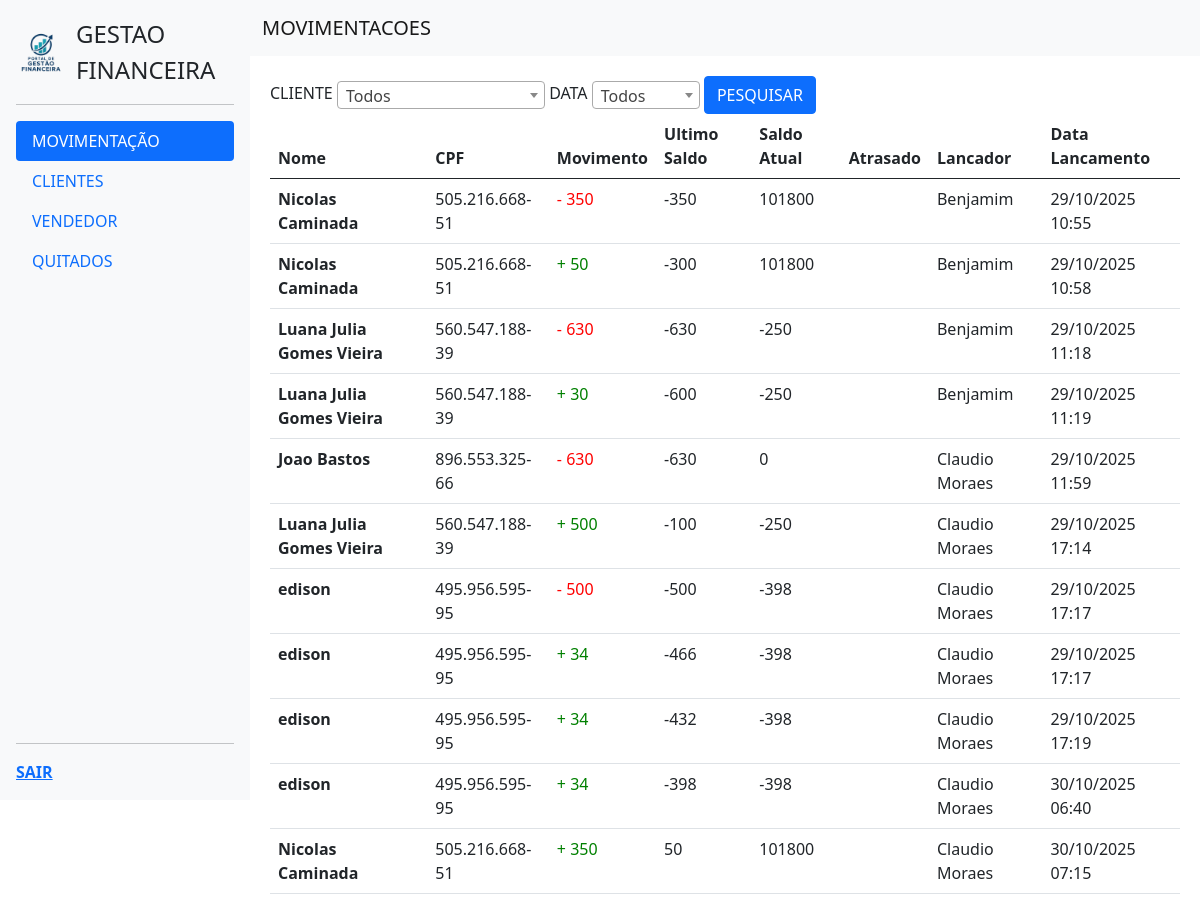
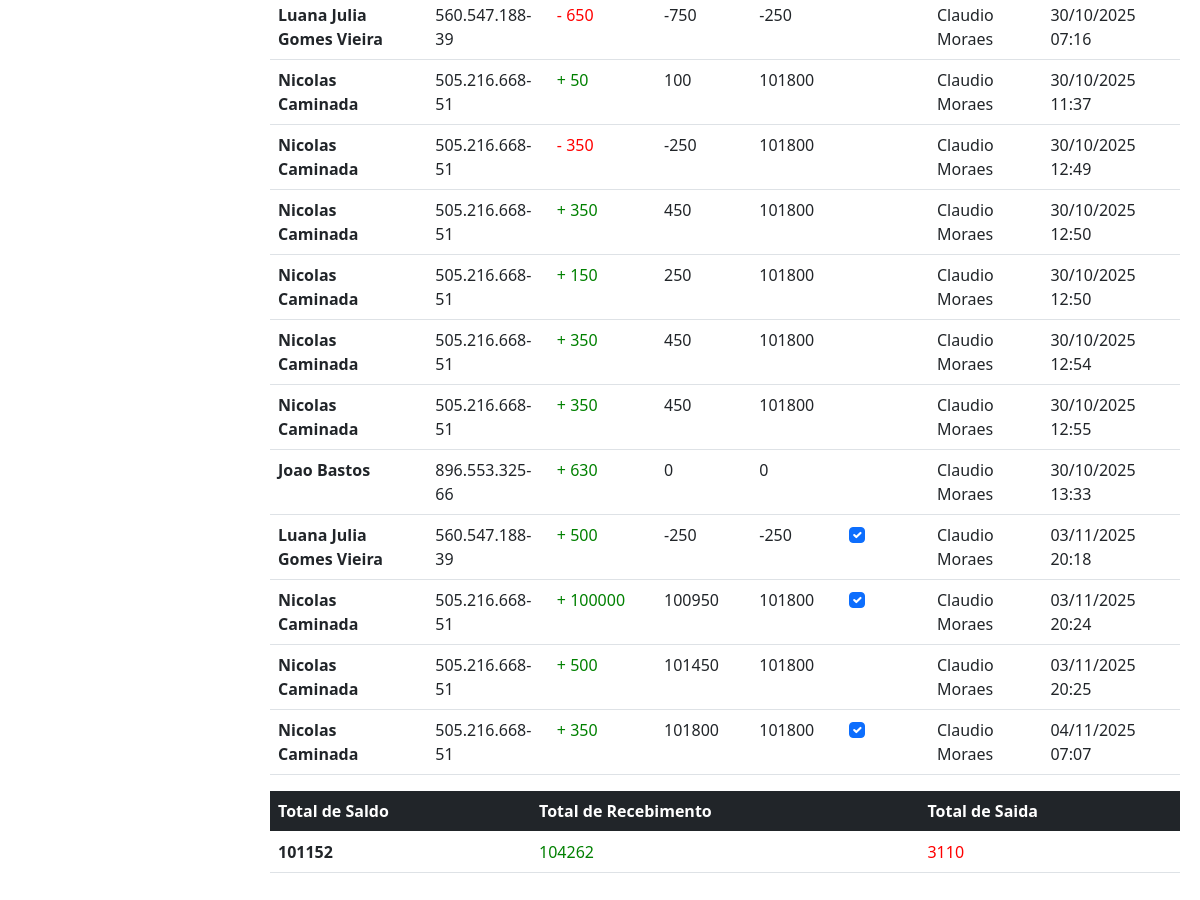
Screenshot of /movimentacao (signed in) with the database file from the repository (2 pictures, top to bottom).
### movimentacao/models.py (models this page shows)
class Cliente(database.Model):
    id_vendedor = database.Column(database.Integer, database.ForeignKey('cliente.id'), nullable=False)
    id = database.Column(database.Integer, primary_key=True)
    nome = database.Column(database.String, nullable=False)
    cpf = database.Column(database.String, nullable=False)
    saldo = database.Column(database.String, nullable=True)
    telefone = database.Column(database.String, nullable=False)
    email = database.Column(database.String, nullable=False)
    data_nascimento = database.Column(database.String, nullable=False)
    usuario_insert = database.Column(database.String, nullable=False)

class Movimentacao(database.Model):
    id = database.Column(database.Integer, primary_key=True)
    id_cliente = database.Column(database.Integer, database.ForeignKey('cliente.id'), nullable=False)
    data = database.Column(database.String, nullable=False)
    valor_pago = database.Column(database.String)
    valor_emprestado = database.Column(database.String)
    atrasado = database.Column(database.String)
    ultimo_saldo = database.Column(database.String)
    usuario_insert = database.Column(database.String, nullable=False)

class Usuario(database.Model, UserMixin):
    id = database.Column(database.Integer, primary_key=True)
    username = database.Column(database.String, nullable=False)
    email = database.Column(database.String, nullable=False, unique=True)
    senha = database.Column(database.String, nullable=False)
    nivel = database.Column(database.String, nullable=False)

### movimentacao/routes.py (the view)
@app.route("/movimentacao",methods=['GET', "POST"])
@login_required
def movimentacao():
    movi="movi"
    user = Usuario.query.get(int(current_user.id))
    clientes = Cliente.query.order_by(Cliente.nome).all()
    datas = cursor.execute("select DISTINCT SUBSTR(data, 0, 11) as data_movi FROM movimentacao ").fetchall()
    movimentacoes = database.session.query(Movimentacao, Cliente, Usuario).join(Cliente, Movimentacao.id_cliente == Cliente.id).join(Usuario, Movimentacao.usuario_insert == Usuario.id).all()
    total_saida = database.session.query(database.func.sum(Movimentacao.valor_emprestado)).first()
    total_recebido = database.session.query(database.func.sum(Movimentacao.valor_pago)).first()
    total_saldo = database.session.query(database.func.sum(Cliente.saldo)).first()
    return render_template("movimentacoes.html", movimentacoes_completas=movimentacoes, datas=datas, movi=movi, user=user, total_saida=total_saida,total_recebido=total_recebido, total_saldo=total_saldo, clientes=clientes)

### movimentacao/models.py (called while the page is built)
@login_manager.user_loader
def load_usuario(id_usuario):
    return Usuario.query.get(int(id_usuario))

### movimentacao/templates/movimentacoes.html (shortened to what this page needs)
{% extends "navbar.html" %}
 {% block titlle %}
      MOVIMENTACOES
      {% endblock %}
{% block body %}
  <div>
<form method="post" action="{{url_for("movimentacao_pesquisa")}}">
  <label for="cliente" class="form-label">CLIENTE</label>
    <label for="data" class="form-label">DATA</label>
    <button type="submit" class="btn btn-primary">PESQUISAR</button>
</form>
  </div>
       <table class="table">
  <thead>
    <tr>
      <th scope="col">Nome</th>
      <th scope="col">CPF</th>
      <th scope="col">Movimento</th>
      <th scope="col">Ultimo Saldo</th>
      <th scope="col">Saldo Atual</th>
      <th scope="col">Atrasado</th>
      <th scope="col">Lancador</th>
      <th scope="col">Data Lancamento</th>
    </tr>
  </thead>
  <tbody>
    {% for mov_completa in movimentacoes_completas %}
                {% set movimentacao, cliente, usuario = mov_completa %}
                <tr>
                    <th scope="row">{{ cliente.nome }}</th>
                    <td>{{ cliente.cpf }}</td>
                    <td>
                        {% if movimentacao.valor_pago %}
                            <span style="color: green;">+ {{ movimentacao.valor_pago }}</span>
                        {% else %}
                            <span style="color: red;">- {{ movimentacao.valor_emprestado }}</span>
                        {% endif %}
                    </td>
                    <td>{{ movimentacao.ultimo_saldo }}</td>
                    <td>{{ cliente.saldo }}</td>
                    <td>{% if movimentacao.atrasado == 'sim' %}<input class="form-check-input" type="checkbox" name="atrasado" value="nao" id="atrasado2" checked>{% endif %}</td>
                    <td>{{ usuario.username }}</td>
                    <td>{{ movimentacao.data }}</td>
                </tr>
            {% endfor %}
  </tbody>
</table>
<table class="table">
  <thead style="color: #fff;background-color: #212529;border-color: #32383e;">
    <tr>
      <th scope="col">Total de Saldo</th>
      <th scope="col">Total de Recebimento</th>
      <th scope="col">Total de Saida</th>
    </tr>
  </thead>
  <tbody>
    <tr>
      <th scope="row">{{total_saldo|first}}</th>
      <td><span style="color: green;">{{total_recebido|first}}</span></td>
      <td><span style="color: red;">{{total_saida|first}}</span></td>
    </tr>
    </tbody>
</table>
  </body>
{% endblock %}

### movimentacao/templates/navbar.html (shortened to what this page needs)
<!DOCTYPE html>
<html lang="pt">
 <head>
 <link href="https://cdn.jsdelivr.net/npm/bootstrap@5.0.2/dist/css/bootstrap.min.css" rel="stylesheet">
 <link href="https://cdn.jsdelivr.net/npm/select2@4.1.0-rc.0/dist/css/select2.min.css" rel="stylesheet" />
 </head>
<body>
    <div class="d-none d-lg-flex flex-column flex-shrink-0 p-3 bg-light sidebar">
        <a href="/" class="d-flex align-items-center mb-3 mb-md-0 me-md-auto link-dark text-decoration-none">
            <img src="{{ url_for('static', filename='fotos_site/LOGO.png') }}" width="50" height="50" >
            <span class="fs-4" style="padding-left: 10px;">GESTAO FINANCEIRA</span>
        </a>
        <hr>
        {% if user.nivel == 'Administrador'  %}
        <ul class="nav nav-pills flex-column mb-auto">
            <li class="nav-item">
                {% if movi == "movi" %}
                <a href="{{ url_for('movimentacao') }}" class="nav-link active" aria-current="page">  MOVIMENTAÇÃO</a>
                {% else %}
                <a href="{{ url_for('movimentacao') }}" class="nav-link" aria-current="page"> <ion-icon name="cash-outline"></ion-icon> MOVIMENTAÇÃO</a>
                {% endif %}
            </li>
            <li>
                {% if cli == "cli" %}
                <a href="{{ url_for('clientes') }}"  class="nav-link active" ><ion-icon name="people-outline"></ion-icon> CLIENTES </a>
                {% else %}
                <a href="{{ url_for('clientes') }}"  class="nav-link" > CLIENTES </a>
                {% endif %}
            </li>
            <li>
                {% if vend == "vend" %}
                <a href="{{ url_for('vendedores') }}" class="nav-link active "><ion-icon name="person-outline"></ion-icon> VENDEDOR </a>
                {% else %}
                <a href="{{ url_for('vendedores') }}" class="nav-link"> VENDEDOR </a>
                {% endif %}
                </li>
                <li>
                {% if qui == "qui" %}
                <a href="{{ url_for('quitado') }}"  class="nav-link active" ><ion-icon name="checkmark-outline"></ion-icon> QUITADOS </a>
                {% else %}
                <a href="{{ url_for('quitado') }}"  class="nav-link" >QUITADOS </a>
                {% endif %}
            </li>
        </ul>
        {% endif %}
        <hr>
        <a href="#" id="dropdownUser2" data-bs-toggle="dropdown" aria-expanded="false">
            <strong>SAIR</strong>
        </a>
    </div>
    <div class="content-wrapper">
        <nav class="navbar navbar-light bg-light">
            <div class="container-fluid">
                <a class="navbar-brand" href="#">
                    {% block titlle %}{% endblock %}
                </a>
            </div>
        </nav>
        <main class="main-content">
            {% block body %}
            {% endblock %}
</body>
</html>

### movimentacao/templates/navbar.html (style rules this page uses)
body { display: flex; min-height: 100vh; margin: 0; padding: 0; }
.sidebar { width: 250px; position: sticky; top: 0; height: 100vh; }
.content-wrapper { flex-grow: 1; display: flex; flex-direction: column; }
.main-content { flex-grow: 1; padding: 20px; }

### rows the page displays
Movimentacao: valor_emprestado "350", ultimo_saldo "-350", data "29/10/2025 10:55"
Cliente: nome "Nicolas Caminada", cpf "505.216.668-51", saldo "101800"
Usuario: username "Benjamim"
Movimentacao: valor_pago "50", ultimo_saldo "-300", data "29/10/2025 10:58"
Movimentacao: valor_emprestado "630", ultimo_saldo "-630", data "29/10/2025 11:18"
Cliente: nome "Luana Julia Gomes Vieira", cpf "560.547.188-39", saldo "-250"
Movimentacao: valor_pago "30", ultimo_saldo "-600", data "29/10/2025 11:19"
Movimentacao: valor_emprestado "630", ultimo_saldo "-630", data "29/10/2025 11:59"
Cliente: nome "Joao Bastos", cpf "896.553.325-66", saldo "0"
Usuario: username "Claudio Moraes"
Movimentacao: valor_pago "500", ultimo_saldo "-100", data "29/10/2025 17:14"
Movimentacao: valor_emprestado "500", ultimo_saldo "-500", data "29/10/2025 17:17"
Cliente: nome "edison", cpf "495.956.595-95", saldo "-398"
Movimentacao: valor_pago "34", ultimo_saldo "-466", data "29/10/2025 17:17"
Movimentacao: valor_pago "34", ultimo_saldo "-432", data "29/10/2025 17:19"
Movimentacao: valor_pago "34", ultimo_saldo "-398", data "30/10/2025 06:40"
Movimentacao: valor_pago "350", ultimo_saldo "50", data "30/10/2025 07:15"
Movimentacao: valor_emprestado "650", ultimo_saldo "-750", data "30/10/2025 07:16"
Movimentacao: valor_pago "50", ultimo_saldo "100", data "30/10/2025 11:37"
Movimentacao: valor_emprestado "350", ultimo_saldo "-250", data "30/10/2025 12:49"
Movimentacao: valor_pago "350", ultimo_saldo "450", data "30/10/2025 12:50"
Movimentacao: valor_pago "150", ultimo_saldo "250", data "30/10/2025 12:50"
Movimentacao: valor_pago "350", ultimo_saldo "450", data "30/10/2025 12:54"
Movimentacao: valor_pago "350", ultimo_saldo "450", data "30/10/2025 12:55"
Movimentacao: valor_pago "630", ultimo_saldo "0", data "30/10/2025 13:33"
Movimentacao: valor_pago "500", ultimo_saldo "-250", data "03/11/2025 20:18"
Movimentacao: valor_pago "100000", ultimo_saldo "100950", data "03/11/2025 20:24"
Movimentacao: valor_pago "500", ultimo_saldo "101450", data "03/11/2025 20:25"
Movimentacao: valor_pago "350", ultimo_saldo "101800", data "04/11/2025 07:07"

### other values shown
{{ total_saldo|first }} "101152"
{{ total_recebido|first }} "104262"
{{ total_saida|first }} "3110"
